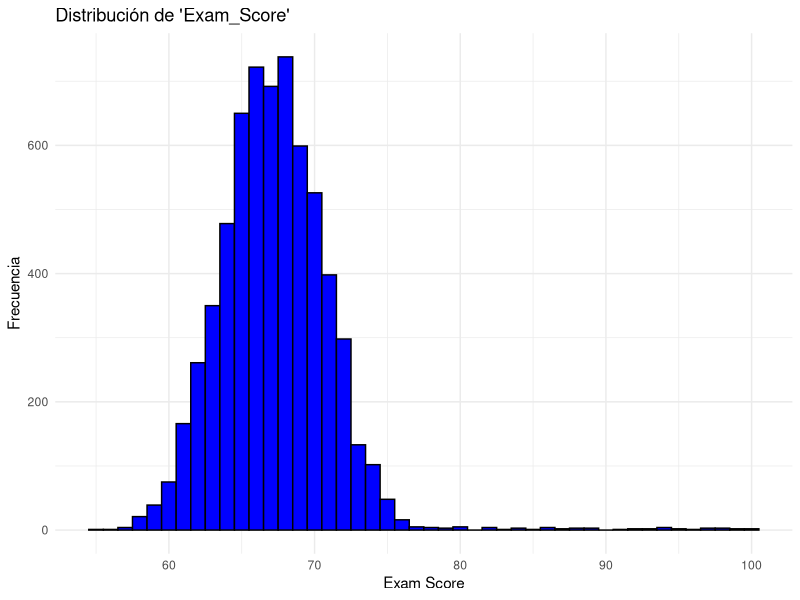
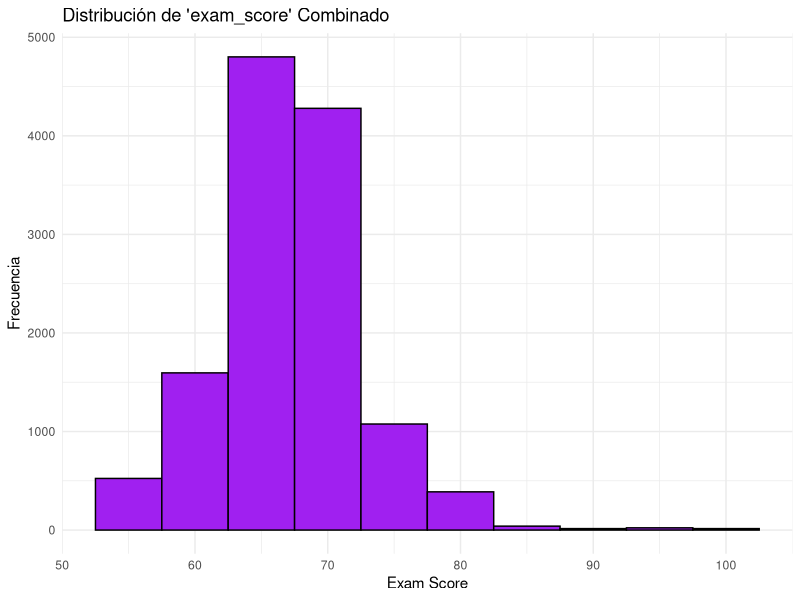

Source code (R) for these figures, in order: (Note: a time limit stopped this script after it produced the figures.)
## ---- chunk 1
library(magrittr)
library(dplyr)
## ---- chunk 2

df_cleaned <- read.csv("data/df_cleaned.csv")
df_cleaned_c <-  df_cleaned %>%
  select(-Previous_Scores_Category)
df_cleaned_c
## ---- chunk 3
# Cargar librerías necesarias
library(ggplot2)

# Histograma de exam_score
ggplot(df_cleaned_c, aes(x = Exam_Score)) +
  geom_histogram(binwidth = 1, fill = "blue", color = "black") +
  theme_minimal() +
  labs(title = "Distribución de 'Exam_Score'", x = "Exam Score", y = "Frecuencia")

## ---- chunk 4
# Calcular estadísticas descriptivas
summary(df_cleaned_c$Exam_Score)

# Calcular desviación estándar
sd_exam <- sd(df_cleaned_c$Exam_Score)
cat("Desviación estándar de exam_score:", sd_exam)

## ---- chunk 5
set.seed(123)

# Aplicar K-Means para agrupar estudiantes similares
num_clusters <- 4
clusters <- kmeans(df_cleaned_c$Exam_Score, centers = num_clusters, nstart = 10)
df_cleaned_c$Cluster <- clusters$cluster

# Interpolación y generación de nuevos datos
expandir_cluster <- function(df_cluster) {
  n <- nrow(df_cluster)
  if (n < 2) return(df_cluster)  # Evitar problemas en clusters pequeños
  
  # Generar nuevos valores interpolados
  nuevos_puntos <- seq(min(df_cluster$Exam_Score), max(df_cluster$Exam_Score), length.out = n * 2)
  nuevos_puntos <- sample(nuevos_puntos, size = n, replace = TRUE)  # Aleatorizar la selección
  df_cluster$Exam_Score <- nuevos_puntos
  return(df_cluster)
}

# Aplicar la expansión en cada cluster
df_sintetico <- df_cleaned_c %>% group_by(Cluster) %>% group_modify(~ expandir_cluster(.x)) %>% ungroup()

# Añadir ruido proporcional a la dispersión de cada cluster
df_sintetico <- df_sintetico %>% mutate(
  Exam_Score = Exam_Score + rnorm(n(), mean = 0, sd = sd_exam * 0.5)
)

# Limitar valores a 55-100
df_sintetico$Exam_Score <- pmax(pmin(df_sintetico$Exam_Score, 100), 55)

# Verificar la nueva distribución
summary(df_sintetico$Exam_Score)
sd_exam_sintetico <- sd(df_sintetico$Exam_Score)
cat("Desviación estándar de exam_score sintético:", sd_exam_sintetico)
## ---- chunk 6

# Combinar los dataframes
df_combined <- rbind(df_cleaned_c
                     , df_sintetico)

# Verificar el nuevo dataframe
dim(df_combined)  # Debería tener el doble de filas que el original

## ---- chunk 7

# Generar histograma
ggplot(df_combined, aes(x = Exam_Score)) +
  geom_histogram(binwidth = 5, fill = "purple", color = "black") +
  theme_minimal() +
  labs(title = "Distribución de 'exam_score' Combinado", x = "Exam Score", y = "Frecuencia")

## ---- chunk 8
# Mostrar los nombres de las columnas de df_combined
colnames(df_combined)

## ---- chunk 9
# Crear nuevas variables en df_combined
df_combined <- df_cleaned_c %>% mutate(
  study_sleep_ratio = scale(Hours_Studied / (Sleep_Hours + 1)),  # Normalización
  motivated_study = scale(Hours_Studied * Motivation_Level),
  parent_peer_influence = scale(Parental_Involvement * Peer_Influence)
)

# Verificar las nuevas variables
summary(df_combined)
## ---- chunk 10
# Definir la variable objetivo
target_variable <- "Exam_Score"

# Obtener los nombres de todas las variables
all_variables <- names(df_combined)

# Excluir la variable objetivo y cualquier identificador
predictor_variables <- setdiff(all_variables, c(target_variable, "student_id"))

# Verificar las variables seleccionadas
print(predictor_variables)

## ---- chunk 11
# Cargar la librería necesaria
#install.packages("lattice")

library(caret)
library(lattice)
# Definir la semilla para reproducibilidad
set.seed(123)

# Crear índices para dividir los datos
trainIndex <- createDataPartition(df_combined[[target_variable]], p = 0.8, list = FALSE)

# Crear los conjuntos de entrenamiento y prueba
train_data <- df_combined[trainIndex, ]
test_data <- df_combined[-trainIndex, ]

# Verificar las dimensiones
cat("Dimensiones del conjunto de entrenamiento:", dim(train_data), "\n")
cat("Dimensiones del conjunto de prueba:", dim(test_data), "\n")

## ---- chunk 12
# Instalar las librerías si aún no las tienes
#install.packages("randomForest")
#install.packages("caret")
#install.packages("ggplot2")

# Cargar las librerías
library(randomForest)
library(caret)
library(ggplot2)

## ---- chunk 13
# Optimización de hiperparámetros con tuneGrid
rf_grid <- expand.grid(mtry = seq(2, length(predictor_variables), by = 2))
rf_control <- trainControl(method = "cv", number = 5, search = "grid")
## ---- chunk 14
# Definir la fórmula del modelo
modelo_formula <- as.formula(paste(target_variable, "~", paste(predictor_variables, collapse = " + ")))

# Configurar el control de entrenamiento
control <- trainControl(method = "cv", number = 5)  # Validación cruzada de 5 pliegues

## ---- chunk 15
# Entrenar el modelo
set.seed(123)
rf_model <- train(
  Exam_Score ~ ., data = train_data,
  method = "rf",
  tuneGrid = rf_grid,
  trControl = rf_control,
  importance = TRUE
)

## ---- chunk 16
# Evaluación del modelo
rf_pred <- predict(rf_model, newdata = test_data)
r2 <- cor(test_data$Exam_Score, rf_pred)^2
cat("R^2 del modelo Random Forest:", r2, "\n")

## ---- chunk 17


# Visualizar la importancia
varImpPlot(rf_model$finalModel, main = "Importancia de las Variables en el Modelo Random Forest")


## ---- chunk 18
# Entrenar el modelo de regresión lineal
set.seed(123)
modelo_lm <- caret::train(
  form = modelo_formula,
  data = train_data,
  method = "lm",
  trControl = trainControl(method = "cv", number = 5)
)

# Predicciones
predicciones_lm <- predict(modelo_lm, newdata = test_data)

# Métricas de rendimiento
mae_lm <- MAE(predicciones_lm, test_data[[target_variable]])
rmse_lm <- RMSE(predicciones_lm, test_data[[target_variable]])
r2_lm <- R2(predicciones_lm, test_data[[target_variable]])

cat("Regresión Lineal - MAE:", mae_lm, "\n")
cat("Regresión Lineal - RMSE:", rmse_lm, "\n")
cat("Regresión Lineal - R²:", r2_lm, "\n")

## ---- chunk 19
# Entrenar el modelo SVR
set.seed(123)
modelo_svr <- caret::train(
  form = modelo_formula,
  data = train_data,
  method = "svmRadial",
  trControl = trainControl(method = "cv", number = 5),
  preProcess = c("center", "scale"),
  tuneLength = 5
)

# Predicciones
predicciones_svr <- predict(modelo_svr, newdata = test_data)

# Métricas de rendimiento
mae_svr <- MAE(predicciones_svr, test_data[[target_variable]])
rmse_svr <- RMSE(predicciones_svr, test_data[[target_variable]])
r2_svr <- R2(predicciones_svr, test_data[[target_variable]])

cat("SVR - MAE:", mae_svr, "\n")
cat("SVR - RMSE:", rmse_svr, "\n")
cat("SVR - R²:", r2_svr, "\n")
